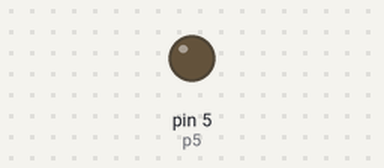
This program was run on a simulated MicroPython board. On the bench: output pins drawn as LEDs (lit = HIGH). Deep sleep restarts the program when it ends; what the program prints to the serial console is not drawn.

Above: at 7.6 s.
Timing chart, 0 to 19.9 s (numbered marks = the images above):
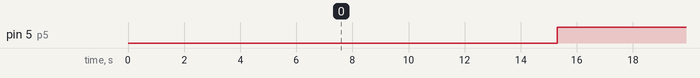

The program:

main.py
```python
import machine, time

# led on pin 5
p5 = machine.Pin(5, machine.Pin.OUT)
p5.off()
# configure RTC.ALARM0 to be able to wake the device
rtc = machine.RTC()
rtc.irq(trigger=rtc.ALARM0, wake=machine.DEEPSLEEP)

# check if the device woke from a deep sleep
if machine.reset_cause() == machine.DEEPSLEEP_RESET:
    print('woke from a deep sleep')
    p5.on()

time.sleep(5)

# set RTC.ALARM0 to fire after 10 seconds (waking the device)
rtc.alarm(rtc.ALARM0, 10000)

# put the device to sleep
machine.deepsleep()
```

Measured:
- by itself, pin 5 (p5): alternates HIGH for 5.0 s and LOW for 10.3 s
